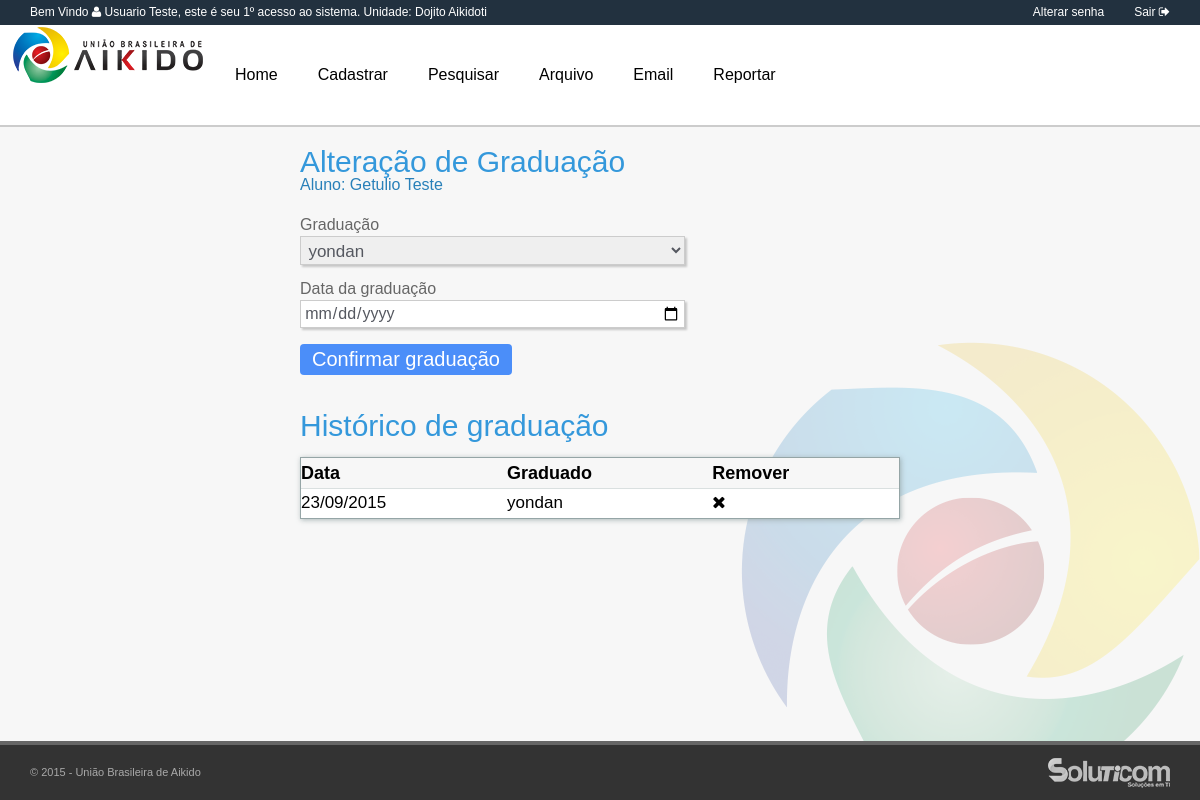
Page /alterarGraduacao.php?codigo=34 (signed in) on the committed database.
### tables this page shows
CREATE TABLE IF NOT EXISTS `usuario` (
  `usuarioId` int(11) NOT NULL,
  `escolaId` int(10) DEFAULT NULL,
  `usuarioLogin` varchar(100) DEFAULT NULL,
  `senha` varchar(100) DEFAULT NULL,
  `usuarioNome` varchar(100) DEFAULT NULL,
  `nivelId` int(10) DEFAULT NULL,
  `dataCadastro` date DEFAULT NULL,
  `statusUsuario` tinyint(1) NOT NULL DEFAULT '1',
  `qtdAcesso` int(11) DEFAULT '0',
  `resetaSenha` tinyint(1) DEFAULT '0'
);

CREATE TABLE IF NOT EXISTS `escola` (
  `escolaId` int(10) NOT NULL,
  `responsavelEscola` varchar(200) DEFAULT NULL,
  `estadoID` int(10) DEFAULT NULL,
  `nomeEscola` varchar(100) DEFAULT NULL,
  `enderecoEscola` varchar(100) DEFAULT NULL,
  `numeroEscola` varchar(10) DEFAULT NULL,
  `bairroEscola` varchar(100) DEFAULT NULL,
  `cidadeEscola` varchar(100) DEFAULT NULL,
  `telefoneEscola` varchar(30) DEFAULT NULL,
  `statusEscola` int(2) DEFAULT '1'
);

CREATE TABLE IF NOT EXISTS `aluno` (
  `alunoId` int(11) NOT NULL,
  `estadoID` tinyint(3) DEFAULT NULL,
  `graduacaoId` int(10) DEFAULT NULL,
  `usuarioId` int(10) DEFAULT NULL,
  `escolaId` int(10) DEFAULT NULL,
  `nomeAluno` varchar(200) DEFAULT NULL,
  `dataNascimento` date DEFAULT NULL,
  `rg` varchar(30) DEFAULT NULL,
  `cpf` varchar(30) DEFAULT NULL,
  `endereco` varchar(150) DEFAULT NULL,
  `numero` varchar(10) DEFAULT NULL,
  `bairro` varchar(150) DEFAULT NULL,
  `complemento` varchar(250) DEFAULT NULL,
  `cidade` varchar(200) DEFAULT NULL,
  `cep` varchar(20) DEFAULT NULL,
  `email` varchar(200) DEFAULT NULL,
  `telefone` varchar(20) DEFAULT NULL,
  `celular` varchar(20) DEFAULT NULL,
  `dataCadAluno` date DEFAULT NULL,
  `status` tinyint(1) NOT NULL DEFAULT '1',
  `obsAluno` longtext
);

CREATE TABLE IF NOT EXISTS `graduacaoaluno` (
  `graduacaoAlunoId` int(10) NOT NULL,
  `graduacaoId` int(10) DEFAULT NULL,
  `alunoId` int(10) DEFAULT NULL,
  `dataGraduacao` date DEFAULT NULL
);

CREATE TABLE IF NOT EXISTS `graduacao` (
  `graduacaoId` int(10) NOT NULL,
  `graduacaoNome` varchar(50) NOT NULL
);

### alterarGraduacao.php (the view, shortened to what this page needs)
<?php require_once("validacao.php"); ?>
<?php
    $tr = "SELECT * ";
    $tr .= "FROM aluno ";
        if ( isset($_GET["codigo"]) ) {
            $id = $_GET["codigo"];
            $tr .= "WHERE alunoId = {$id} ";
        } else {
            $tr .= "WHERE alunoId = 1 ";
        }
    $con_clientes = mysqli_query($conecta,$tr);
    $info_clientes = mysqli_fetch_assoc($con_clientes);
?>
<?php
    $graduacoes = "SELECT * ";
    $graduacoes .= "FROM graduacao ";
    $lista_graduacao = mysqli_query($conecta,$graduacoes);
?>
<?php
    $select2 = "SELECT graduacaoAlunoId, g.graduacaoId, g.alunoId, dataGraduacao, nomeAluno, graduacaoNome FROM graduacaoaluno g INNER JOIN aluno a ON g.alunoId = a.alunoId INNER JOIN graduacao h ON g.graduacaoId = h.graduacaoId WHERE g.alunoId = {$id} ";
    $lista_graduacoes = mysqli_query($conecta, $select2);
?>
<!doctype html>
<html>
    <head>
    </head>
    <body>
        <main>
        <div class="centralizar">
            <div class="subtitulo" style="width:100%;"> <h1>Alteração de Graduação</h1><h4>Aluno: <?php echo utf8_encode($info_clientes["nomeAluno"]) ?></h4> </div>
                <form action="alterarGraduacao.php?codigo=<?php echo $id ?>" method="post">
                    <fieldset class="grupo">
                    <div class="campo">
                    <label for="graduacaoId">Graduação</label>
                    <select id="graduacaoId" name="graduacaoId" required style="width: 385px">
                        <?php
                            $minhagraduacao = $info_clientes["graduacaoId"];
                            while($linha2 = mysqli_fetch_assoc($lista_graduacao)) {
                                $graduacao_principal = $linha2["graduacaoId"];
                                if($minhagraduacao == $graduacao_principal) {
                        ?>
                            <option value="<?php echo $linha2["graduacaoId"] ?>" selected>
                                <?php echo utf8_encode($linha2["graduacaoNome"]) ?>
                            </option>
                        <?php
                                } else {
                        ?>
                            <option value="<?php echo $linha2["graduacaoId"] ?>" >
                                <?php echo utf8_encode($linha2["graduacaoNome"]) ?>
                            </option>
                        <?php
                                }
                            }
                        ?>
                    </select>
                        </div>
                        <div class="campo">
                        <label for="dataGraduacao">Data da graduação</label>
                        <input type="date" name="dataGraduacao" id="dataGraduacao" style="width: 385px" required>
                        </div>
                      </fieldset>
                        <div class="campo">
                         <button type="submit" class="botao">Confirmar graduação</button>
                         </div>
                </form>
                <h1> Histórico de graduação </h1>
  <br>
   <table>
            <tr>
             <th> Data </th>
             <th> Graduado </th>
             <th> Remover </th>
            </tr>
            <?php
                while($linha = mysqli_fetch_assoc($lista_graduacoes))
                {
            ?>
            <tr>
             <td> <?php echo date("d/m/Y", strtotime ($linha["dataGraduacao"])) ?> </td>
             <td> <?php echo utf8_encode($linha["graduacaoNome"]) ?> </td>
             <td> <a title="Desativar" href="excluirGrad.php?codigo=<?php echo $linha["graduacaoAlunoId"] ?>&idaluno=<?php echo $id ?>"><i class="fa fa-times"></i></a></td>
            </tr>
		<?php
            }
        ?>
       </div>
        </main>
    </body>
</html>

### mUser.php (shortened to what this page needs)
        <?php
            if ( isset($_SESSION["IDUSER"]) )  {
                $user = $_SESSION["IDUSER"];
                $saudacao = "SELECT usuarioNome, usuarioId, qtdAcesso, u.escolaId, nomeEscola ";
                $saudacao .= "FROM usuario u INNER JOIN escola e ON u.escolaId = e.escolaId ";
                $saudacao .= "WHERE usuarioId = {$user} ";
                $saudacao_login = mysqli_query($conecta, $saudacao);
            $saudacao_login = mysqli_fetch_assoc($saudacao_login);
			$apelido = $saudacao_login["usuarioNome"];
			$qtd_ac = $saudacao_login["qtdAcesso"];
			$escolaProf  = $saudacao_login["nomeEscola"];
            }
        ?>
<head>
	<link rel="stylesheet" href="css/reset.css">
	<link rel="stylesheet" href="css/geral.css">
    <link rel="stylesheet" href="css/font-awesome/css/font-awesome.min.css">
	<link rel="stylesheet" href="css/menu.css">
	<link rel="stylesheet" href="css/form.css">
</head>
<body>
    <header>
        <div id="bemvindo">Bem Vindo <i class="fa fa-user"></i> <b><?php echo utf8_encode($apelido) ?></b>, este é seu <b><?php echo $qtd_ac?>º</b> acesso ao sistema. Unidade: <?php echo utf8_encode($escolaProf) ?> </div>
        <div id="sair"><a href="sair.php">Sair <i class="fa fa-sign-out"></i></a></div>
        <div id="sair"><a href="alterarSenha.php">Alterar senha <i class="icon-lock"></i></a></div>
    </header>
    <nav>
        <div id="menu">
  		<ul onClick="" class="zetta-menu zm-effect-fade zm-full-width" style="height:100px;">
         		<img src="assets/imagens/logo.png" alt="logo" style="float: left;">
        <li style="height:100px;">
      		<a href="main.php" style="line-height:100px;">Home</a>
   		</li>
   		<li style="height:100px; ">
      		<a style="line-height:100px;">Cadastrar</a>
   		</li>
   		<li style="height:100px;">
            <a style="line-height:100px;">Pesquisar</a>
   		</li>
        <li style="height:100px;">
            <a style="line-height:100px;">Arquivo</a>
   		</li>
        	<li style="height:100px;">
            <a style="line-height:100px;">Email</a>
   		</li>
        <li style="height:100px;">
            <a style="line-height:100px;">Reportar</a>
   		</li>
		</ul>
        </div>
    </nav>
    <footer>
        <div id="direitos">© 2015 - União Brasileira de Aikido</div>
        <div id="soluticom"><a href="http://www.soluticom.com.br" target="_blank"><img src="assets/imagens/soluticom.png" alt="soluticom"></a></div>
    </footer>
</body>

### css/geral.css (style rules this page uses)
body { margin: 0 0 auto; background-color: #f7f7f7; width: 100%; height: 100%; font-family: 'Open Sans', sans-serif; text-decoration:none; overflow: auto; background-image: url(../assets/imagens/fundo.png); background-repeat: no-repeat; background-position: right bottom, left top; background-attachment: fixed; }
h1 { font-size: 30px; color: #3498db; }
h4 { font-size: 16px; color: #2980b9; }
header { width: 100%; height: 25px; line-height: 25px; background-color: #22313F; position: fixed; top: 0px; color: #FFF; z-index: 10; font-size: 12px; }
nav { width: 100%; height: 100px; position: fixed; background-color: #67809F; border-bottom-width: 2px; border-bottom-style: solid; border-bottom-color: #cccccc; line-height: 100px; top: 25px; z-index: 10; }
#menu { height: 100px; }
main { z-index: 1; width: 100%; min-width: 1007px; height: auto; top: 127px; position: absolute; margin-bottom: 80px; display: table; }
footer { font-size: 11px; width: 100%; height: 55px; line-height: 55px; background-color: #333333; border-top-color: #666666; border-top-width: 4px; border-top-style: solid; position: fixed; bottom: 0px; z-index: 10; color: darkgray; }
#bemvindo { float: left; margin-left: 30px; }
#sair { float: right; margin-right: 30px; }
#sair a:link, #sair a:visited { text-decoration:none; color: #FFF; }
#direitos { float: left; margin-left: 30px; }
#soluticom { height: 55px; padding-top: 13px; float: right; margin-right: 30px; }
.centralizar { margin: 20px auto; width: 50%; display: table; }
.subtitulo { width: 300px; height: 60px; margin-bottom: 10px; }
table { width: 100%; border: 1px solid rgba(149, 165, 166,1.0); box-shadow: 1px 1px 5px 0px rgba(149, 165, 166,0.80); border-spacing: 0px; background-color: #fff; }
tr:nth-child(odd) { background-color: #f7f7f7; }
td { border: 0px; height:30px; line-height:30px; font-size:17px; }
th { height: 30px; box-shadow: 0px 1px 0px 0px rgba(149, 165, 166,0.35); background-color: #f7f7f7; color: #000; font-weight: 700; text-align: left; line-height:30px; font-size:18px; }
td a:link, td a:visited { text-decoration:none; color: #000; }
input { font-family: 'HelveticaNeue', 'Helvetica Neue', Helvetica, Arial, sans-serif; font-size: 17px; color: #555860; }
.campo select { font-size: 17px; color: #555860; }

### css/menu.css (style rules this page uses)
.zetta-menu { background-color: #FFF; padding: 0; margin: 0; display: inline-block; position: relative; }
.zetta-menu:before, .zetta-menu ul, .zetta-menu li, .zetta-menu div, .zetta-menu a, .zetta-menu label, .zetta-menu input, .zetta-menu textarea { -webkit-box-sizing: border-box; -moz-box-sizing: border-box; box-sizing: border-box; margin: 0; padding: 0; outline: none; border: 0; list-style: none; }
.zetta-menu a { cursor: pointer; }
.zetta-menu.zm-full-width { display: block; }
.zetta-menu, .zetta-menu a, .zetta-menu a:visited { color: #000; }
.zetta-menu > li { display: block; vertical-align: top; float: left; height: 60px; }
.zetta-menu > li > a { font-weight: normal; padding: 0 20px; line-height: 60px; }
.zetta-menu li { position: relative; cursor: default; }
.zetta-menu li > a { text-decoration: none; display: block; }
.zetta-menu:after { content: ''; display: block; clear: both; }

### css/form.css (style rules this page uses)
fieldset { border: 0; padding: 0; margin: 0; }
body, input, select, textarea, button { font-family: sans-serif; font-size: 1em; }
.grupo:before, .grupo:after { content: " "; display: table; }
.grupo:after { clear: both; }
.campo { margin-bottom: 1em; }
.campo label { margin-bottom: 0.2em; color: #666; display: block; }
fieldset.grupo .campo { float: left; margin-right: 1em; }
.campo input[type="date"] { height: 28.5px; padding: 0.2em; border: 1px solid #CCC; box-shadow: 2px 2px 2px rgba(0,0,0,0.2); display: block; }
.campo select { height: 28.5px; }
.campo input[type="text"], .campo select, .campo textarea { padding: 0.2em; border: 1px solid #CCC; box-shadow: 2px 2px 2px rgba(0,0,0,0.2); display: block; height:28.5px; font-size:17px; }
.campo select option { padding-right: 1em; }
.botao { border-radius: 4px; font-size: 20px; background: #4b8ef9; border: 2px; border-color: #3079ed; margin-bottom: 1em; color: #FFF; padding: 0.2em 0.6em; }
.botao, select, label.checkbox { cursor: pointer; }

### rows in the picture
usuario: usuarioNome "Usuario Teste", qtdAcesso "1", escolaId.nomeEscola "Dojito Aikidoti"
aluno: nomeAluno "Getulio Teste"
graduacaoaluno: dataGraduacao "23/09/2015", graduacaoId.graduacaoNome "yondan"

### other values in the picture
form field graduacaoId "yondan"
